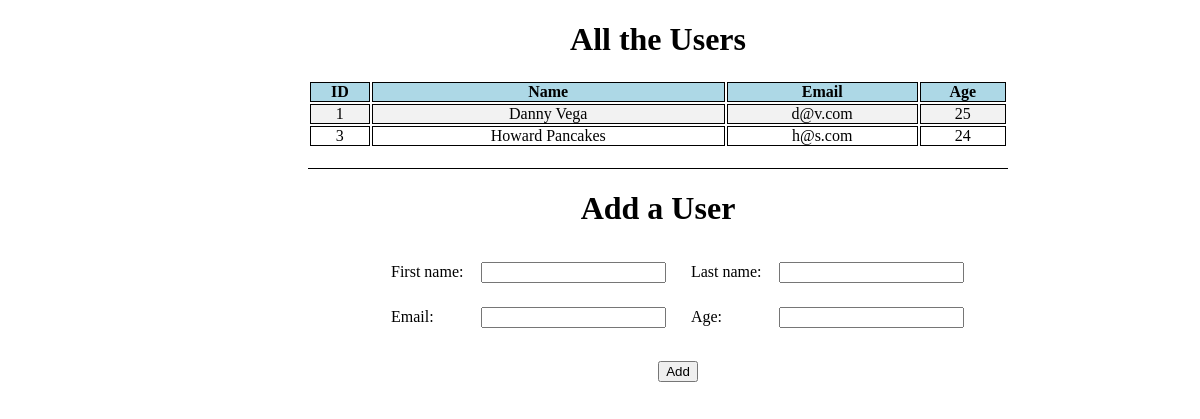
Before: / with the older database file.
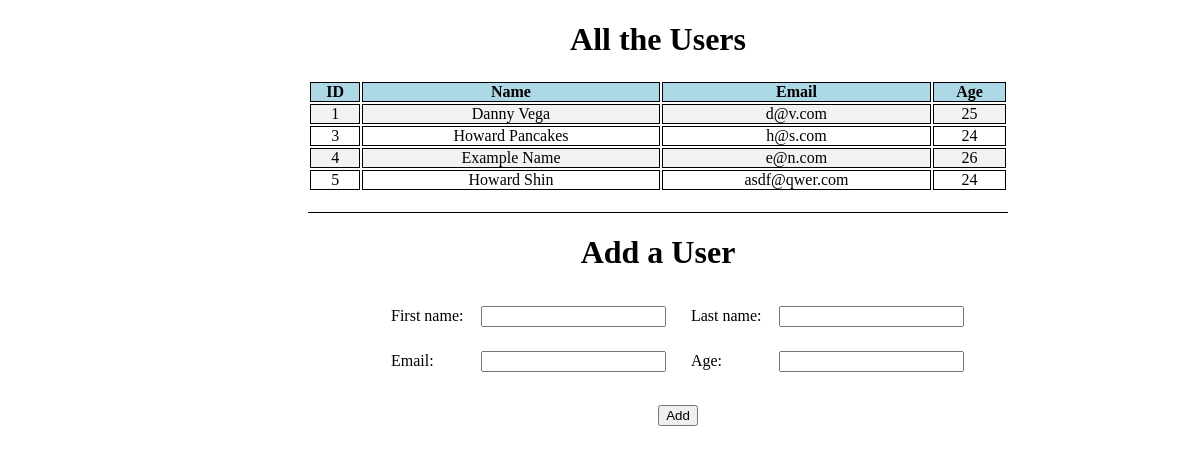
After: the same page with the newer database file.
### users_app/models.py (models this page shows)
class User(models.Model):
    first_name = models.CharField(max_length=255)
    last_name = models.CharField(max_length=255)
    email_address = models.EmailField(max_length=255)
    age = models.IntegerField()
    created_at = models.DateTimeField(auto_now_add=True)
    updated_at = models.DateTimeField(auto_now=True)

### users_app/views.py (the view)
# urls.py: path('', views.index),
def index(request):
    context={
        "all_users": User.objects.all()
    }
    return render(request, "index.html", context)

### users_app/templates/index.html (shortened to what this page needs)
<!DOCTYPE html>
<html lang="en">
<head>
    {% load static %}
    <link rel="stylesheet" href="{% static 'css/style.css' %}">
</head>
<body>
    <div id="container">
        <div id="top-half">
            <h1> All the Users </h1>
            <table id="database-table">
                <tr>
                    <th> ID </th>
                    <th> Name </th>
                    <th> Email </th>
                    <th> Age </th>
                </tr>
                {% for user in all_users %}
                <tr>
                    <td> {{ user.id }} </td>
                    <td> {{ user.first_name }} {{ user.last_name }} </td>
                    <td> {{ user.email_address }} </td>
                    <td> {{ user.age }}</td>
                </tr>
                {% endfor %}
            </table>
        </div>
        <div id="lower-half">
            <h1> Add a User </h1>
            <form action="/store" method="POST">
                <table id="user-input">
                    <tr>
                        <td>First name: </td>
                        <td><input type="text" id="fname" name="fname"></td>
                        <td>Last name: </td>
                        <td><input type="text" id="lname" name="lname"></td>
                    </tr>
                    <tr>
                        <td>Email: </td>
                        <td><input type="text" id="email" name="email"></td>
                        <td>Age: </td>
                        <td><input type="text" id="age" name="age"></td>
                    </tr>
                </table>
                <button> Add </button>
            </form>
        </div>
    </div>
</body>
</html>

### users_app/static/css/style.css (style rules this page uses)
#container { width: 700px; margin-left: 300px; text-align: center; align-items: center; }
#database-table { width:100%; }
#database-table td, th { margin:0px; padding:0px; border:solid 1px black; }
#database-table tr:nth-child(even) { background-color: #f2f2f2; }
#database-table th { font-weight: bold; background-color: lightblue; }
#lower-half { width: 100%; margin-top: 20px; border-top: solid 1px black; }
form { width: 600px; margin: 20px 70px; }
form * { margin: 10px; }
#user-input { width: 100%; text-align: left; }

Changed rows visible on the page:
added User: id "4", first_name "Example", last_name "Name", email_address "e@n.com", age "26"
added User: id "5", first_name "Howard", last_name "Shin", email_address "asdf@qwer.com", age "24"
